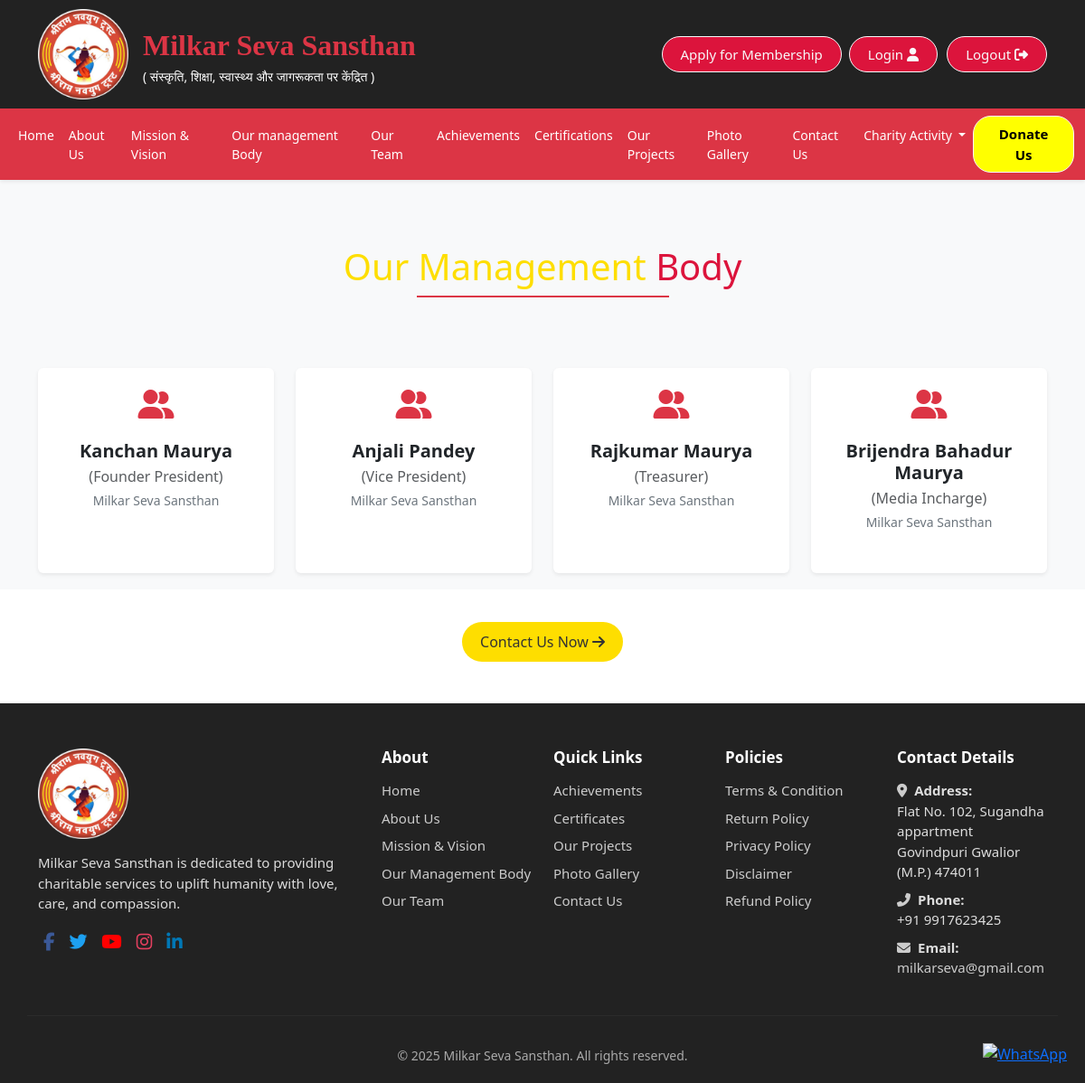
/our-management-body/ (signed in), run on the app's committed database.
### Users/models.py (models this page shows, shortened)
class ManagementMember(models.Model):
    name = models.CharField(max_length=150)
    designation = models.CharField(max_length=100)
    organization = models.CharField(max_length=150)
    is_active = models.BooleanField(default=True)
    created_at = models.DateTimeField(auto_now_add=True)
    is_deleted = models.BooleanField(default=False, blank=True, null=True )
    class Meta:
        ordering = ["id"]

### Users/views.py (the view)
# urls.py: path('our-management-body/', views.management_body_view, name='management_body_view'),
def management_body_view(request):
    if 'user_id' not in request.session:
        return redirect('login_view')
    members = ManagementMember.objects.filter(is_active=True,is_deleted=False)
    return render(request, 'management_body.html',{'members':members})

### templates/management_body.html (shortened to what this page needs)
{% extends 'base.html' %}
{% block content %}
<body>
  <section class="py-5 bg-light">
    <div class="container">
        <div class="text-center mb-5 mt-4">
          <h3 class="fw-bold">
            <h1 style="color: #FEDE00;">Our Management<span style="color: crimson;"> Body</span></h1>
          </h3>
          <div class="d-flex justify-content-center align-items-center">
            <span class="border-top border-2 border-danger w-25"></span>
          </div>
        </div>
      <div class="row text-center g-4">
           {% for member in members %}
            <div class="col-6 col-md-3">
              <div class="card shadow-sm border-0 h-100 p-3">
                <div class="icon mb-3 text-danger fs-2">
                <i class="fa-solid fa-user-friends"></i>
                </div>
                <h5 class="fw-bold mb-1">{{ member.name }}</h5>
                <p class="text-muted mb-1">({{ member.designation }})</p>
                <small class="text-secondary">{{ member.organization }}</small>
              </div>
            </div>
            {% endfor %}
          </div>
    </div>
</section>
 <section class="container py-3 text-center">
     <div class="Contact_us">
            <a href="{% url 'contact_us' %}">
                <button class="Contact_us_button">Contact Us Now <i class="fa-solid fa-arrow-right"></i></button>
            </a>
        </div>
    </section>
</body>
</html>
{% endblock %}

### templates/management_body.html (style rules this page uses)
.card { opacity: 0; transform: translateY(-70px); transition: all 1s ease-out; margin-top: 30px; }
.card.show { opacity: 1; transform: translateY(0); }
.Contact_us { display: flex; flex-direction: column; align-items: center; }
.Contact_us_button { margin-top: 20px; padding: 10px 20px; border: none; background-color: #FEDE00; color: #333; border-radius: 25px; cursor: pointer; }

### data on the page
ManagementMember: name "Kanchan Maurya", designation "Founder President", organization "Milkar Seva Sansthan"
ManagementMember: name "Anjali Pandey", designation "Vice President", organization "Milkar Seva Sansthan"
ManagementMember: name "Rajkumar Maurya", designation "Treasurer", organization "Milkar Seva Sansthan"
ManagementMember: name "Brijendra Bahadur Maurya", designation "Media Incharge", organization "Milkar Seva Sansthan"
